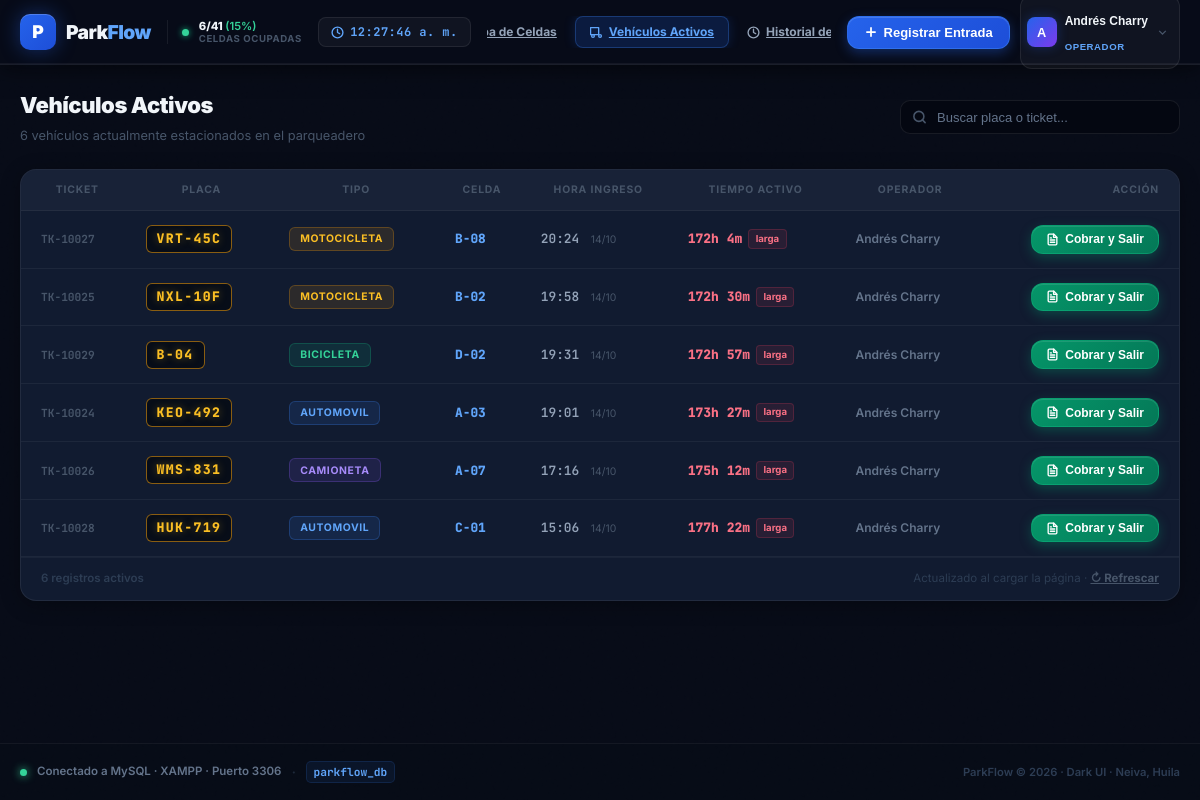
Screenshot of /php-app/index.php?view=active with the database file from the repository.
### tables this page shows
CREATE TABLE `users` (
  `id` VARCHAR(50) NOT NULL,
  `name` VARCHAR(100) NOT NULL,
  `email` VARCHAR(150) NOT NULL UNIQUE,
  `password` VARCHAR(255) NULL,
  `role` ENUM('ADMIN', 'OPERADOR') NOT NULL DEFAULT 'OPERADOR',
  `shift` VARCHAR(50) NULL,
  `active` TINYINT(1) NOT NULL DEFAULT 1,
  `avatar_url` VARCHAR(255) NULL,
  `created_at` DATETIME NOT NULL DEFAULT CURRENT_TIMESTAMP,
  `updated_at` DATETIME NOT NULL DEFAULT CURRENT_TIMESTAMP ON UPDATE CURRENT_TIMESTAMP,
  PRIMARY KEY (`id`)
);

CREATE TABLE `movements` (
  `id` VARCHAR(50) NOT NULL,
  `ticket_number` VARCHAR(50) NOT NULL UNIQUE,
  `plate` VARCHAR(20) NOT NULL,
  `vehicle_type` ENUM('automovil', 'motocicleta', 'camioneta', 'bicicleta') NOT NULL,
  `space_id` VARCHAR(50) NOT NULL,
  `space_code` VARCHAR(20) NOT NULL,
  `entry_time` DATETIME NOT NULL,
  `exit_time` DATETIME NULL,
  `operator_entry_id` VARCHAR(50) NOT NULL,
  `operator_entry_name` VARCHAR(100) NOT NULL,
  `operator_exit_id` VARCHAR(50) NULL,
  `operator_exit_name` VARCHAR(100) NULL,
  `helmets_count` INT NULL DEFAULT 0,
  `entry_notes` TEXT NULL,
  `exit_notes` TEXT NULL,
  `client_name` VARCHAR(100) NULL,
  `client_phone` VARCHAR(50) NULL,
  `total_minutes` INT NULL DEFAULT 0,
  `billed_minutes` INT NULL DEFAULT 0,
  `grace_applied` TINYINT(1) NULL DEFAULT 0,
  `subtotal` DECIMAL(12,2) NULL DEFAULT 0.00,
  `discount` DECIMAL(12,2) NULL DEFAULT 0.00,
  `lost_ticket_charge` TINYINT(1) NULL DEFAULT 0,
  `total_paid` DECIMAL(12,2) NULL DEFAULT 0.00,
  `payment_method` ENUM('efectivo', 'nequi', 'daviplata', 'tarjeta', 'convenio') NULL,
  `amount_received` DECIMAL(12,2) NULL DEFAULT 0.00,
  `change_given` DECIMAL(12,2) NULL DEFAULT 0.00,
  `status` ENUM('activo', 'completado', 'cancelado') NOT NULL DEFAULT 'activo',
  `created_at` DATETIME NOT NULL DEFAULT CURRENT_TIMESTAMP,
  PRIMARY KEY (`id`),
  INDEX `idx_movements_plate` (`plate`),
  INDEX `idx_movements_status` (`status`),
  INDEX `idx_movements_entry` (`entry_time`),
  INDEX `idx_movements_ticket` (`ticket_number`)
);

### php-app/views/active_vehicles.php (the view, shortened to what the rows shown need)
<?php
$db = getDB();
$activeMovements = $db->query("SELECT * FROM `movements` WHERE `status` = 'activo' ORDER BY `entry_time` DESC")->fetchAll();
?>
<div style="display:flex; flex-direction:column; gap:1.5rem;">
  <div style="display:flex; align-items:center; justify-content:space-between; flex-wrap:wrap; gap:1rem;">
    <div>
      <h1 style="margin:0; font-size:1.375rem; font-weight:900; color:#f1f5f9; letter-spacing:-.02em;">Vehículos Activos</h1>
    </div>
  </div>
  <div style="background:var(--bg-card,#111b30); border:1px solid rgba(255,255,255,.07); border-radius:16px; overflow:hidden; box-shadow:0 4px 20px rgba(0,0,0,.3);">
    <?php if (empty($activeMovements)): ?>
      <div style="text-align:center; padding:5rem 1rem; color:#2d3d54;">
        <svg xmlns="http://www.w3.org/2000/svg" width="64" height="64" viewBox="0 0 24 24" fill="none" stroke="currentColor" stroke-width="1.5" stroke-linecap="round" stroke-linejoin="round"
             style="margin:0 auto 1.25rem; display:block; opacity:.25;">
          <rect x="1" y="3" width="15" height="13"/><polygon points="16 8 20 8 23 11 23 16 16 16 16 8"/>
          <circle cx="5.5" cy="18.5" r="2.5"/><circle cx="18.5" cy="18.5" r="2.5"/>
        </svg>
        <p style="font-size:1rem; font-weight:700; color:#475569; margin:0 0 .375rem;">Parqueadero vacío</p>
        <p style="font-size:.8rem; color:#2d3d54;">Los vehículos registrados aparecerán aquí en tiempo real</p>
        <button onclick="openEntryModal()"
                style="margin-top:1.25rem; display:inline-flex; align-items:center; gap:.4rem; padding:.6rem 1.25rem;
                       background:rgba(59,130,246,.12); border:1px solid rgba(59,130,246,.25); border-radius:10px;
                       color:#60a5fa; font-size:.8125rem; font-weight:700; cursor:pointer; transition:all .15s;"
                onmouseover="this.style.background='rgba(59,130,246,.2)'"
                onmouseout="this.style.background='rgba(59,130,246,.12)'">
          <svg xmlns="http://www.w3.org/2000/svg" width="14" height="14" viewBox="0 0 24 24" fill="none" stroke="currentColor" stroke-width="2.5" stroke-linecap="round" stroke-linejoin="round"><line x1="12" y1="5" x2="12" y2="19"/><line x1="5" y1="12" x2="19" y2="12"/></svg>
          Registrar Primera Entrada
        </button>
      </div>
    <?php else: ?>
      <div style="overflow-x:auto;">
        <table class="pf-table" id="activeTable" style="min-width:700px;">
          <thead>
            <tr>
              <th style="padding-left:1.25rem;">Ticket</th>
              <th>Placa</th>
              <th>Tipo</th>
              <th>Celda</th>
              <th>Hora Ingreso</th>
              <th>Tiempo Activo</th>
              <th>Operador</th>
              <th style="text-align:right; padding-right:1.25rem;">Acción</th>
            </tr>
          </thead>
          <tbody>
            <?php foreach ($activeMovements as $m):
              $entryTs = strtotime($m['entry_time']);
              $minutesAgo = max(1, round((time() - $entryTs) / 60));
              $hours = floor($minutesAgo / 60);
              $mins  = $minutesAgo % 60;
              $isLong = $minutesAgo >= 120;
              $typeColors = ['automovil'=>'badge-blue','motocicleta'=>'badge-amber','camioneta'=>'badge-purple','bicicleta'=>'badge-green'];
              $typeBadge = $typeColors[$m['vehicle_type']] ?? 'badge-gray';
            ?>
              <tr class="active-row" style="cursor:default;">
                <td style="padding-left:1.25rem;">
                  <span style="font-family:'JetBrains Mono',monospace; font-size:.7rem; font-weight:700; color:#475569;"><?= htmlspecialchars($m['ticket_number']) ?></span>
                </td>
                <td>
                  <span style="display:inline-block; background:#070d18; border:1px solid rgba(245,158,11,.55); color:#fbbf24;
                               font-family:'JetBrains Mono',monospace; font-weight:900; font-size:.825rem;
                               letter-spacing:.1em; padding:.2rem .625rem; border-radius:6px;
                               text-shadow:0 0 8px rgba(251,191,36,.4);">
                    <?= htmlspecialchars($m['plate']) ?>
                  </span>
                </td>
                <td><span class="badge <?= $typeBadge ?>"><?= $m['vehicle_type'] ?></span></td>
                <td>
                  <span style="font-family:'JetBrains Mono',monospace; font-size:.8rem; font-weight:800; color:#60a5fa;"><?= htmlspecialchars($m['space_code']) ?></span>
                </td>
                <td>
                  <span style="font-size:.8rem; font-weight:600; color:#94a3b8; font-family:'JetBrains Mono',monospace;">
                    <?= date('H:i', $entryTs) ?>
                  </span>
                  <span style="font-size:.65rem; color:#475569; margin-left:.25rem;"><?= date('d/m', $entryTs) ?></span>
                </td>
                <td>
                  <div style="display:flex; align-items:center; gap:.375rem;">
                    <span style="font-family:'JetBrains Mono',monospace; font-size:.8125rem; font-weight:800;
                                 color:<?= $isLong ? '#fb7185' : '#34d399' ?>;">
                      <?= $hours > 0 ? "{$hours}h " : '' ?><?= $mins ?>m
                    </span>
                    <?php if ($isLong): ?>
                      <span style="font-size:.6rem; font-weight:700; color:#fb7185; background:rgba(244,63,94,.1); border:1px solid rgba(244,63,94,.2); padding:.1rem .4rem; border-radius:4px;">larga</span>
                    <?php endif; ?>
                  </div>
                </td>
                <td>
                  <span style="font-size:.75rem; color:#64748b; font-weight:600;"><?= htmlspecialchars($m['operator_entry_name']) ?></span>
                </td>
                <td style="text-align:right; padding-right:1.25rem;">
                  <button onclick='openExitModal(<?= json_encode($m, JSON_HEX_TAG | JSON_HEX_APOS | JSON_HEX_QUOT | JSON_HEX_AMP) ?>)'
                          class="btn-success" style="font-size:.75rem; padding:.4rem .875rem;">
                    Cobrar y Salir
                  </button>
                </td>
              </tr>
            <?php endforeach; ?>
          </tbody>
        </table>
      </div>
    <?php endif; ?>
  </div>
</div>

### php-app/includes/header.php (shortened to what the rows shown need)
<?php
require_once __DIR__ . '/../config/db.php';
$db = getDB();
$currentUser = getCurrentUser();
$allUsers = $db->query("SELECT * FROM `users` WHERE `active` = 1 ORDER BY `role` ASC, `name` ASC")->fetchAll();
?>
<!DOCTYPE html>
<html lang="es">
<head>
  <link rel="stylesheet" href="assets/css/tailwind.local.css">
  <link rel="stylesheet" href="assets/css/app.css">
</head>
<body style="background:#080c18; color:#f1f5f9; min-height:100vh; display:flex; flex-direction:column;">
  <header class="pf-header" style="position:sticky; top:0; z-index:50;">
    <div style="max-width:90rem; margin:0 auto; padding:0 1.25rem; height:64px; display:flex; align-items:center; justify-content:space-between; gap:1rem;">
      <div style="display:flex; align-items:center; gap:.625rem; flex-shrink:0;">
        <div style="position:relative;" id="userMenuWrapper">
          <button onclick="toggleUserMenu()" id="userMenuBtn"
            style="display:flex; align-items:center; gap:.5rem; padding:.375rem .625rem .375rem .375rem;
                   background:rgba(255,255,255,.04); border:1px solid rgba(255,255,255,.08); border-radius:12px;
                   cursor:pointer; transition:all .15s; color:#f1f5f9;">
            <div style="width:30px; height:30px; border-radius:8px; background:linear-gradient(135deg,#2563eb,#7c3aed);
                        display:flex; align-items:center; justify-content:center; font-weight:800; font-size:.8rem; color:white;
                        box-shadow:0 0 12px rgba(37,99,235,.3); flex-shrink:0;">
              <?= strtoupper(substr($currentUser['name'], 0, 1)) ?>
            </div>
            <div style="text-align:left; line-height:1.2;">
              <p style="font-size:.75rem; font-weight:700; color:#f1f5f9; white-space:nowrap; max-width:100px; overflow:hidden; text-overflow:ellipsis;"><?= htmlspecialchars($currentUser['name']) ?></p>
              <p style="font-size:.6rem; font-weight:700; color:<?= $currentUser['role'] === 'ADMIN' ? '#a78bfa' : '#60a5fa' ?>; text-transform:uppercase; letter-spacing:.06em;"><?= $currentUser['role'] ?></p>
            </div>
            <svg xmlns="http://www.w3.org/2000/svg" width="13" height="13" viewBox="0 0 24 24" fill="none" stroke="currentColor" stroke-width="2.5" style="color:#475569; flex-shrink:0;"><polyline points="6 9 12 15 18 9"/></svg>
          </button>
        </div>
      </div>
    </div>
  </header>
  <main style="flex:1; max-width:90rem; width:100%; margin:0 auto; padding:1.5rem 1.25rem; position:relative; z-index:1;">

### rows the page displays
users: name "A", name "Andrés Charry", role "OPERADOR"
movements: ticket_number "TK-10027", plate "VRT-45C", vehicle_type "MOTOCICLETA", space_code "B-08", entry_time "20:24", entry_time "14/10", entry_time "172", entry_time "4", shows "larga", operator_entry_name "Andrés Charry"
movements: ticket_number "TK-10025", plate "NXL-10F", vehicle_type "MOTOCICLETA", space_code "B-02", entry_time "19:58", entry_time "14/10", entry_time "172", entry_time "30", shows "larga", operator_entry_name "Andrés Charry"
movements: ticket_number "TK-10029", plate "B-04", vehicle_type "BICICLETA", space_code "D-02", entry_time "19:31", entry_time "14/10", entry_time "172", entry_time "57", shows "larga", operator_entry_name "Andrés Charry"
movements: ticket_number "TK-10024", plate "KEO-492", vehicle_type "AUTOMOVIL", space_code "A-03", entry_time "19:01", entry_time "14/10", entry_time "173", entry_time "27", shows "larga", operator_entry_name "Andrés Charry"
movements: ticket_number "TK-10026", plate "WMS-831", vehicle_type "CAMIONETA", space_code "A-07", entry_time "17:16", entry_time "14/10", entry_time "175", entry_time "12", shows "larga", operator_entry_name "Andrés Charry"
movements: ticket_number "TK-10028", plate "HUK-719", vehicle_type "AUTOMOVIL", space_code "C-01", entry_time "15:06", entry_time "14/10", entry_time "177", entry_time "22", shows "larga", operator_entry_name "Andrés Charry"

### other values shown
$occupiedSpaces "6"
$totalSpaces "41"
$occupancyRate "15"
$totalActive "6"
